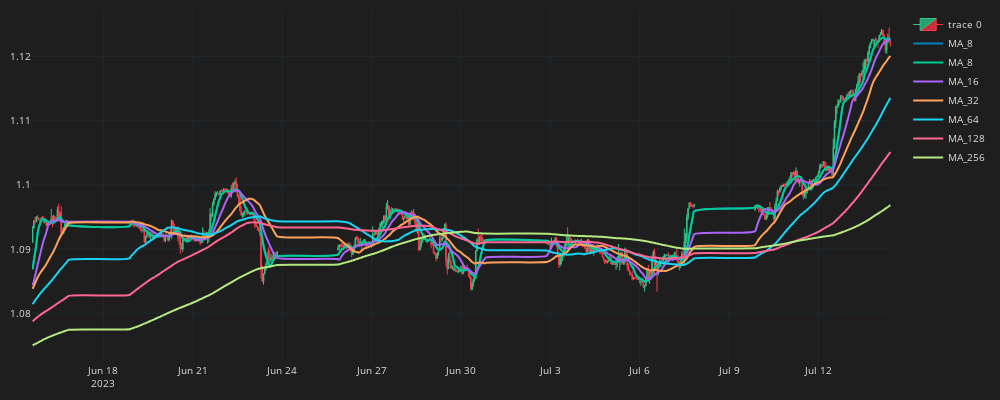

The notebook cell this image was saved under:
### Code cell
df_plot = df_ma.iloc[-500:].copy()
for ma in ma_list:
    ma_period = f"MA_{ma}"
    fig.add_trace(go.Scatter(x=df_plot.time, y=df_plot[ma_period], 
        line=dict(width=2),
        line_shape="spline",
        name=ma_period))

fig.show()

### Figure 1 — Plotly figure (JSON) as saved in the notebook; plotly's stock layout.template omitted (floating-point values rounded to 4 significant figures; data arrays with more than 128 entries replaced by an {"elided": "..."} marker saying what was removed)
{"data": [{"close": {"elided": "500 float values"}, "decreasing": {"fillcolor": "#CC2E3C", "line": {"color": "#FF3A4C"}}, "high": {"elided": "500 float values"}, "increasing": {"fillcolor": "#24A06B", "line": {"color": "#2EC886"}}, "line": {"width": 1}, "low": {"elided": "500 float values"}, "opacity": 1, "open": {"elided": "500 float values"}, "type": "candlestick", "x": {"elided": "500 str values"}}, {"line": {"color": "#027FC3", "shape": "spline", "width": 2}, "name": "MA_8", "type": "scatter", "x": {"elided": "500 str values"}, "y": {"elided": "500 float values"}}, {"line": {"shape": "spline", "width": 2}, "name": "MA_8", "type": "scatter", "x": {"elided": "500 str values"}, "y": {"elided": "500 float values"}}, {"line": {"shape": "spline", "width": 2}, "name": "MA_16", "type": "scatter", "x": {"elided": "500 str values"}, "y": {"elided": "500 float values"}}, {"line": {"shape": "spline", "width": 2}, "name": "MA_32", "type": "scatter", "x": {"elided": "500 str values"}, "y": {"elided": "500 float values"}}, {"line": {"shape": "spline", "width": 2}, "name": "MA_64", "type": "scatter", "x": {"elided": "500 str values"}, "y": {"elided": "500 float values"}}, {"line": {"shape": "spline", "width": 2}, "name": "MA_128", "type": "scatter", "x": {"elided": "500 str values"}, "y": {"elided": "500 float values"}}, {"line": {"shape": "spline", "width": 2}, "name": "MA_256", "type": "scatter", "x": {"elided": "500 str values"}, "y": {"elided": "500 float values"}}], "layout": {"font": {"color": "#e1e1e1", "size": 10}, "height": 400, "margin": {"b": 10, "l": 10, "r": 10, "t": 10}, "paper_bgcolor": "#1e1e1e", "plot_bgcolor": "#1e1e1e", "width": 1000, "xaxis": {"fixedrange": true, "gridcolor": "#1f292f", "rangeslider": {"visible": false}, "showgrid": true}, "yaxis": {"gridcolor": "#1f292f", "showgrid": true}}}
